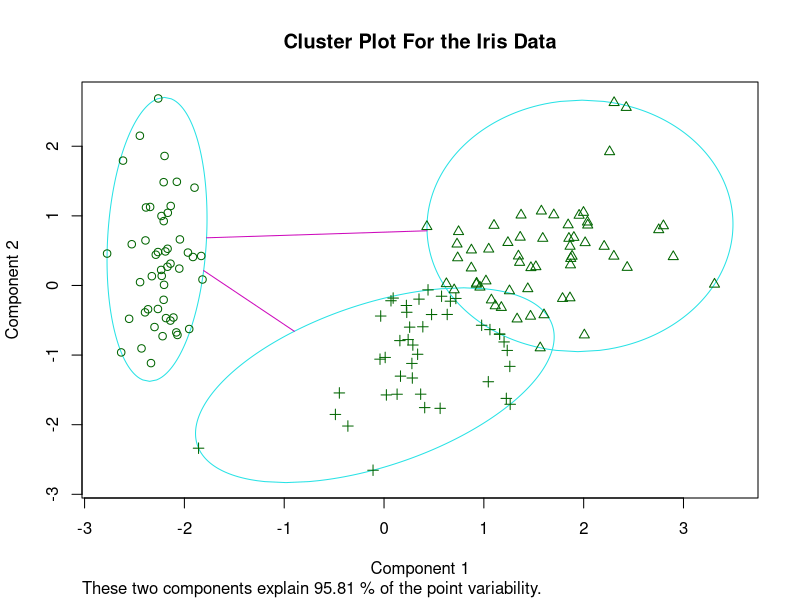
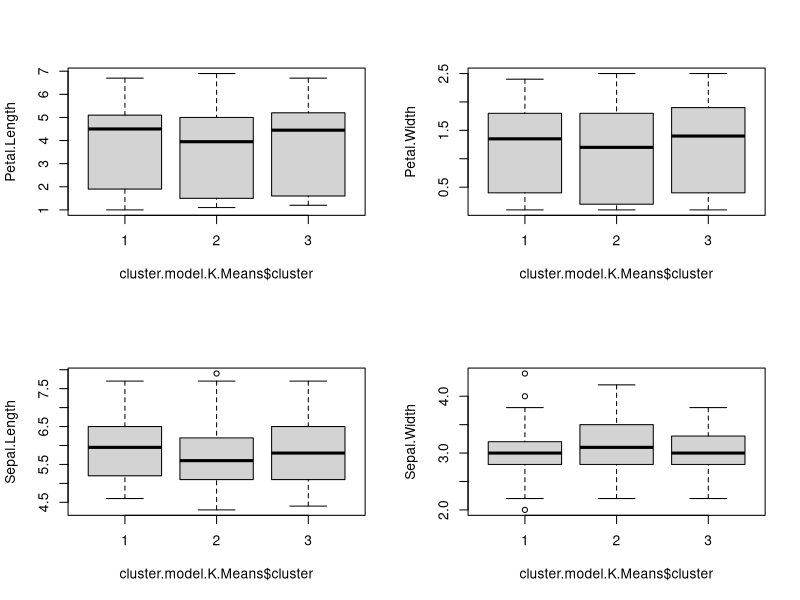

Reproduce these figures in R, in order.
 

library(datasets)
library(cluster)
library(fpc)
library(clue)
library(pvclust)

data("iris")
attach(iris)
View(iris)
 

#Randomising the dataset
indices <- sample(1:nrow(iris),nrow(iris), replace=FALSE)

#Removing the classification variable
iris.data <- as.data.frame(iris[indices,-5])


#############################################################################################################################
#K - means Clustering method
#############################################################################################################################


#Exploring on the Possible number of clusters: Note the Unsupervised Learning!
clusplot(pam(iris.data, 3, metric = "euclidean",stand = TRUE), main = "Cluster Plot For the Iris Data") #3- Clusters
#Note the point Variability Explained by the components.
#You may try increasing the clusters




# Clustering
cluster.model.K.Means <- kmeans(iris.data, 3) # 3 cluster solution
# get cluster means
aggregate(iris.data,by=list(cluster.model.K.Means$cluster),FUN=mean)

model.clusters <- as.data.frame(cluster.model.K.Means$cluster)
View(model.clusters)

#Merging the two datsets
merged.data <- merge(iris.data , model.clusters , by="row.names")
attach(merged.data)
View(merged.data)

#Partioning the Ploting Window
par(mfrow=c(2,2))
boxplot(Petal.Length~cluster.model.K.Means$cluster )
boxplot(Petal.Width~cluster.model.K.Means$cluster )
boxplot(Sepal.Length~cluster.model.K.Means$cluster )
boxplot(Sepal.Width~cluster.model.K.Means$cluster )
